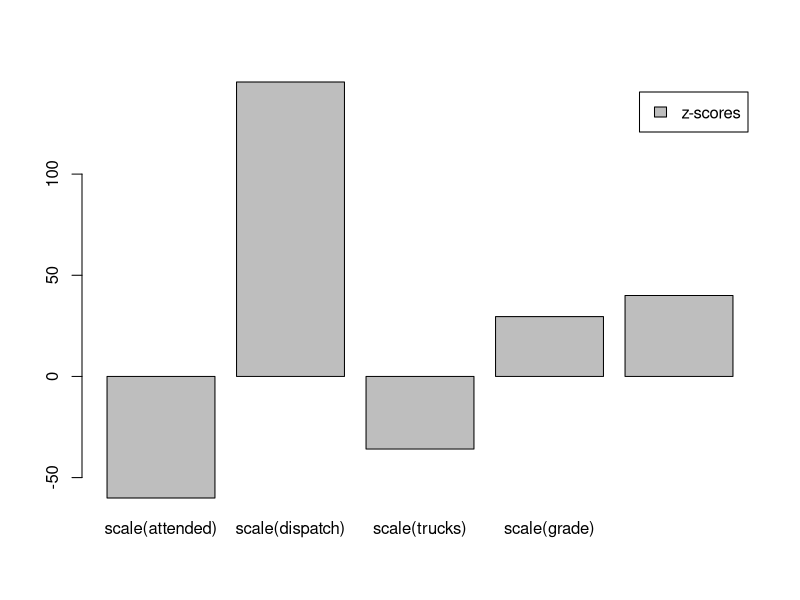

Write the R code that produced this figure.
## ---- chunk 1
knitr::opts_chunk$set(echo = TRUE)
## ---- chunk 2
library(dplyr)
## ---- chunk 3
firemen.data <- read.csv(file='firemen.csv', header=TRUE)

round(cor(firemen.data %>% select_if(is.numeric)),2)


## ---- chunk 4
fit = lm(damage ~ attended, data = firemen.data)
summary(fit)
## ---- chunk 5
fit = lm(damage ~ attended + grade, data = firemen.data)
summary(fit)
## ---- chunk 6
fit = lm(damage ~ attended + factor(grade), data = firemen.data)
summary(fit)
## ---- chunk 7
fit=lm(damage~attended + dispatch  + factor(grade), data = firemen.data)
summary(fit)
## ---- chunk 8
fit = lm(damage ~ dispatch + factor(grade),data=firemen.data)
summary(fit)
## ---- chunk 9
fit=lm(dispatch~attended+factor(grade), data=firemen.data)
summary(fit)
## ---- chunk 10
data2 = read.csv('fire_building.csv', header = TRUE)
firemen.data <- cbind(firemen.data,data2[2])
## ---- chunk 11
fit=lm(damage~attended + dispatch + trucks + factor(grade) + building.size, data=firemen.data)
summary(fit)
AIC(fit)
## ---- chunk 12
z.multiple=summary(lm(damage~scale(attended)+scale(dispatch)+scale(trucks)+scale(grade)+scale(building.size),data=firemen.data))$coefficients[2:6,]
barplot(z.multiple[,1],beside=T, legend=c("z-scores"))
## ---- chunk 13
fit=lm(log(damage)~attended + dispatch  + factor(grade), data = firemen.data)
summary(fit)
## ---- chunk 14
fit=lm(damage~attended + dispatch  + factor(grade), data = firemen.data)
summary(fit)
